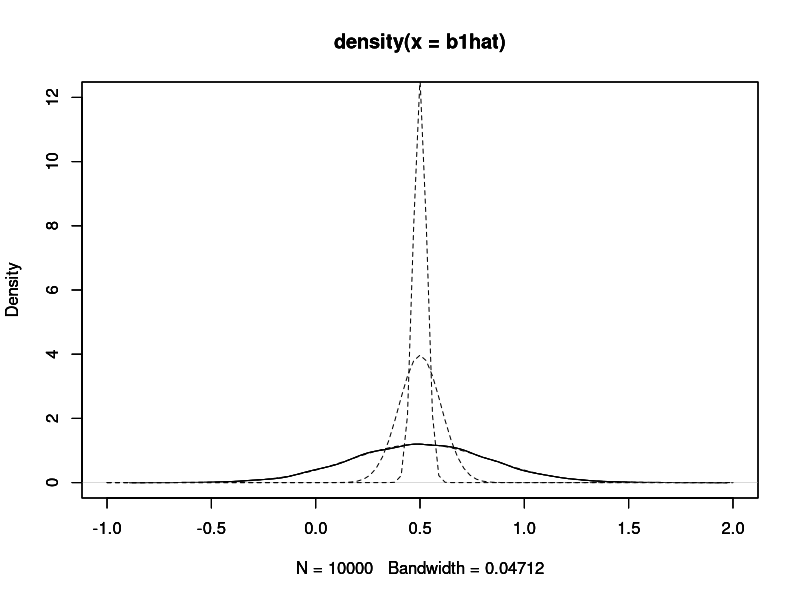

The R script that drew this image:
## ---- chunk 1
knitr::opts_chunk$set(echo = TRUE)
## ---- chunk 2
#1回目。n=10の時
n <- 10
set.seed(1234567)
b0 <- 1; b1 <- 0.5
b1hat <- numeric(10000)
x <- rnorm(n,4,1) #毎回xは同じ
for(j in 1:10000) {
  u <- rnorm(n)  
  y <- b0 + b1*x + u
  bhat <- coef( lm(y~x) )
  b1hat[j] <- bhat["x"]
}
plot(density(b1hat),xlim=c(-1,2),ylim=c(0,12)) #densityでpdfを予測。
curve(dnorm(x,0.5,1/3),add=TRUE,lty=2) #b1hatのsdの理論値は1/3。予測したdensityとNormalを比較する。
#Bandwidthのadjustは全部デフォルトのまま

#2回目。n=100の時
par(new=T)
n <- 100
#中略
plot(density(b1hat),xlim=c(-1,2),ylim=c(0,12))
curve(dnorm(x,0.5,1/sqrt(99)),add=TRUE,lty=2) #b1hatのsdの理論値は1/sqrt(99)

#3回目。n=1000の時
par(new=T)
n <- 1000
#中略
plot(density(b1hat),xlim=c(-1,2),ylim=c(0,12))
curve(dnorm(x,0.5,1/sqrt(999)),add=TRUE,lty=2) #b1hatのsdの理論値は1/sqrt(999)

